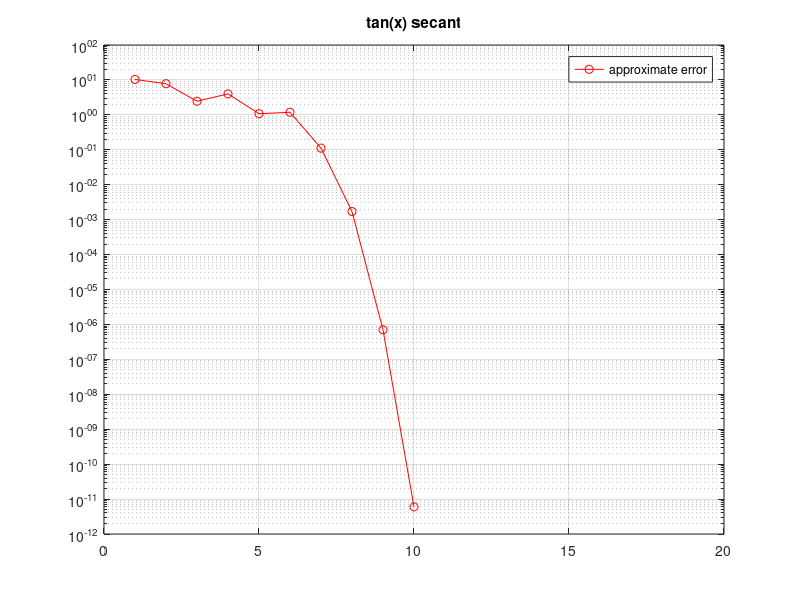

MATLAB code to generate this figure:
%secant method
ff=@(x) tan(x.^2); %주어진 함수를 선언

maxit=20;
iter=0; ea=100;
ooldx=2; oldx=3; es=5e-19;

ealist=zeros(1,maxit);
while 1
    iter=iter+1; %iter의 값을 1씩 더한다
    %secant method의 핵심적인 식, false position의 식과 동일
    newx=oldx-(ff(oldx)*(ooldx-oldx)/(ff(ooldx)-ff(oldx)));
    
    %approximate error를 구한다
    ea=abs((newx-oldx)/newx)*100;
    
    %iteration에 대한 newx, ea의 값을 구한다
    fprintf("iter:%d newx=%.20f ea=%.20f \n",iter,newx,ea);
    ealist(iter)=ea;
    
    ooldx=oldx;%oldx의 값을 ooldx에 대입
    oldx=newx;%newx의 값을 oldx에 대
    %ea가 es보다 작거나 iter이 maxit보다 크거나 같으면
    if ea<es||iter>=maxit
        break; %종료
    end
    
    %newx가 0보다 작거나 같으면
    if newx<=0
        break; %종료
    end
end

%배열 etlist와 ealist의 그래프 그리기
semilogy(ealist,'ro-'); hold on; grid on;
title('tan(x) secant');
legend("approximate error");